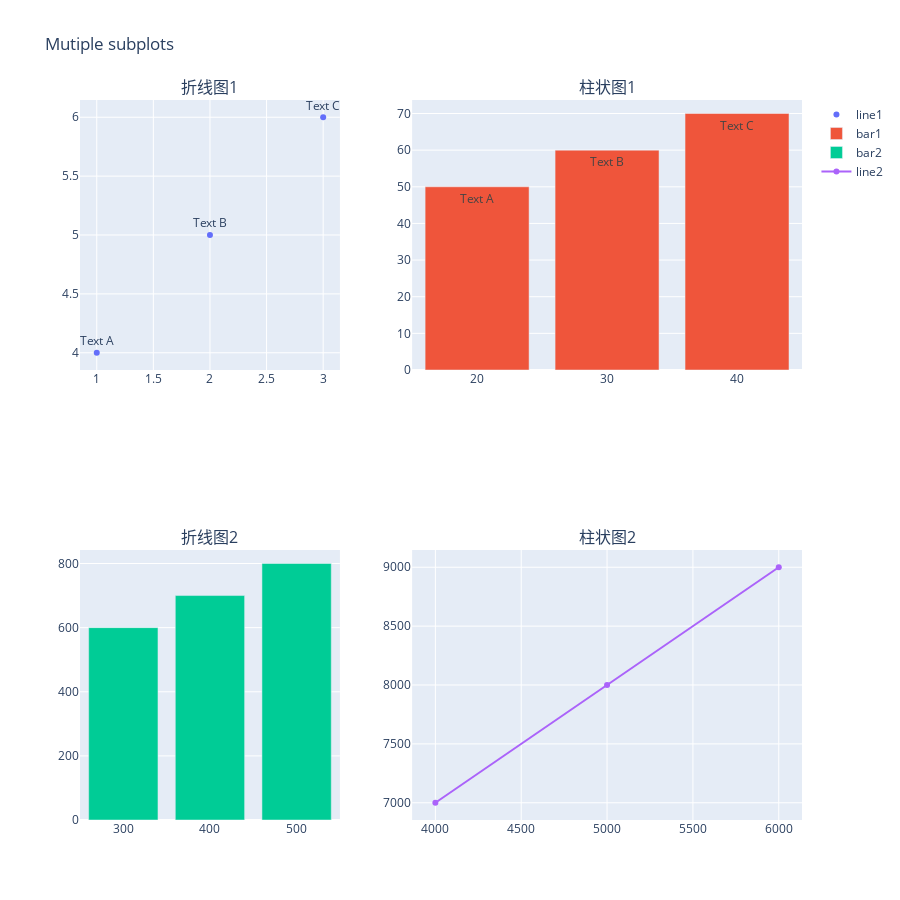

Notebook code for this chart:
### Code cell
from plotly.subplots import make_subplots
import plotly.graph_objects as go

fig = make_subplots(rows=2, cols=2,   # 2*2
  start_cell="top-left",  # 子图开始的位置，只有2个选项：bottom-left或者top-left
  subplot_titles=("折线图1","柱状图1","折线图2","柱状图2"),   # 每个子图的标题
  column_widths=[0.4, 0.6])   # 每个子图占比
fig.add_trace(go.Scatter(x=[1, 2, 3], 
  y=[4, 5, 6],
  mode="markers+text",
  text=["Text A", "Text B", "Text C"],   # 散点图中的文本设置和显示
  textposition="top center",
  name="line1"),
  row=1, col=1)  # 指定位置
fig.add_trace(go.Bar(x=[20, 30, 40], 
  y=[50, 60, 70],
  text=["Text A", "Text B", "Text C"],  #  柱状图中文本的设置和显示
  textposition="inside",
  name="bar1"),
  row=1, col=2)   # 红色柱状图
fig.add_trace(go.Bar(x=[300, 400, 500], 
  y=[600, 700, 800],
  name="bar2"),
  row=2, col=1)
fig.add_trace(go.Scatter(x=[4000, 5000, 6000], 
  y=[7000, 8000, 9000],
  name="line2"),
  row=2, col=2)
fig.update_layout(width=900,height=900,  # 改变整个figure的大小
  title_text="Mutiple subplots")
fig.show()

### Figure 1 — Plotly figure (JSON) as saved in the notebook; plotly's stock layout.template omitted (floating-point values rounded to 4 significant figures)
{"data": [{"mode": "markers+text", "name": "line1", "text": ["Text A", "Text B", "Text C"], "textposition": "top center", "type": "scatter", "x": [1, 2, 3], "xaxis": "x", "y": [4, 5, 6], "yaxis": "y"}, {"name": "bar1", "text": ["Text A", "Text B", "Text C"], "textposition": "inside", "type": "bar", "x": [20, 30, 40], "xaxis": "x2", "y": [50, 60, 70], "yaxis": "y2"}, {"name": "bar2", "type": "bar", "x": [300, 400, 500], "xaxis": "x3", "y": [600, 700, 800], "yaxis": "y3"}, {"name": "line2", "type": "scatter", "x": [4000, 5000, 6000], "xaxis": "x4", "y": [7000, 8000, 9000], "yaxis": "y4"}], "layout": {"annotations": [{"font": {"size": 16}, "showarrow": false, "text": "折线图1", "x": 0.18, "xanchor": "center", "xref": "paper", "y": 1, "yanchor": "bottom", "yref": "paper"}, {"font": {"size": 16}, "showarrow": false, "text": "柱状图1", "x": 0.73, "xanchor": "center", "xref": "paper", "y": 1, "yanchor": "bottom", "yref": "paper"}, {"font": {"size": 16}, "showarrow": false, "text": "折线图2", "x": 0.18, "xanchor": "center", "xref": "paper", "y": 0.375, "yanchor": "bottom", "yref": "paper"}, {"font": {"size": 16}, "showarrow": false, "text": "柱状图2", "x": 0.73, "xanchor": "center", "xref": "paper", "y": 0.375, "yanchor": "bottom", "yref": "paper"}], "height": 900, "title": {"text": "Mutiple subplots"}, "width": 900, "xaxis": {"anchor": "y", "domain": [0, 0.36]}, "xaxis2": {"anchor": "y2", "domain": [0.46, 1]}, "xaxis3": {"anchor": "y3", "domain": [0, 0.36]}, "xaxis4": {"anchor": "y4", "domain": [0.46, 1]}, "yaxis": {"anchor": "x", "domain": [0.625, 1]}, "yaxis2": {"anchor": "x2", "domain": [0.625, 1]}, "yaxis3": {"anchor": "x3", "domain": [0, 0.375]}, "yaxis4": {"anchor": "x4", "domain": [0, 0.375]}}}
